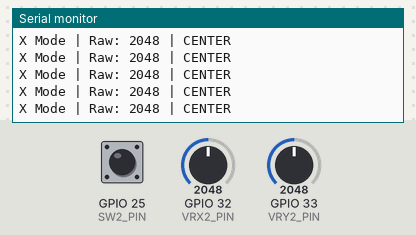
A sketch run on a simulated ESP32. On the bench: the last lines printed to the serial monitor. Inputs (shaded band) come from the test bench; at power-on: GPIO 32 (VRX2_PIN) = 2048, GPIO 33 (VRY2_PIN) = 2048, GPIO 25 (SW2_PIN) HIGH.

Above: at 1.2 s.
1.3 s: GPIO 32 (VRX2_PIN) set to 2255
At 1.44 s:
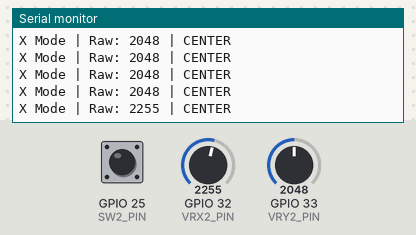
2.8 s: GPIO 32 (VRX2_PIN) set to 2333
At 3.01 s:
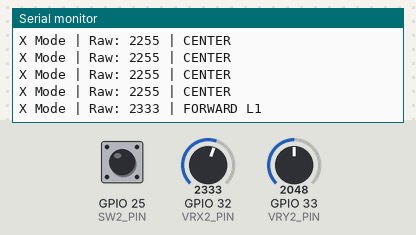
6.4 s: GPIO 33 (VRY2_PIN) set to 1533
At 6.5 s:
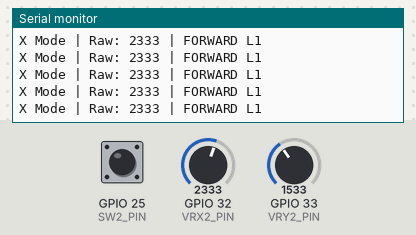

Measured:
- the behaviour switches between 2299 and 2300 on GPIO 32 (VRX2_PIN) (found by bisection; images 1 and 2)
- after the input at 1.3 s, the serial monitor: prints a new line at once (image 1)
- after the input at 2.8 s, the serial monitor: prints a new line after 0.09 s (image 2)

The sketch:

Joysticks_claw.ino
```cpp
// -------- JOYSTICK 2 PINS --------
const int VRX2_PIN = 32;
const int VRY2_PIN = 33;
const int SW2_PIN  = 25;

// -------- STATES --------
enum XState {
  BACKWARD_L2 = -2,
  BACKWARD_L1 = -1,
  CENTER_X    = 0,
  FORWARD_L1  = 1,
  FORWARD_L2  = 2
};

enum Y3State {
  CLOSE    = -1,
  CENTER_Y = 0,
  OPEN     = 1
};

// -------- MODE --------
bool mode = 0; // 0 = X mode, 1 = Y mode

// -------- DEBOUNCE VARIABLES --------
bool lastStableState = HIGH;
bool lastReading = HIGH;
unsigned long lastDebounceTime = 0;
const int debounceDelay = 50;

// -------- X AXIS (5 LEVELS) --------
XState getXState(int value) {
  if (value < 1000) return BACKWARD_L2;
  else if (value < 1500) return BACKWARD_L1;
  else if (value < 2300) return CENTER_X;
  else if (value < 3500) return FORWARD_L1;
  else return FORWARD_L2;
}

// -------- Y AXIS (3 STATES) --------
Y3State getY3State(int value) {
  if (value < 1500) return CLOSE;
  else if (value < 2600) return CENTER_Y;
  else return OPEN;
}

// -------- BUTTON HANDLER --------
void handleButton() {
  bool reading = digitalRead(SW2_PIN);

  if (reading != lastReading) {
    lastDebounceTime = millis();
  }

  if ((millis() - lastDebounceTime) > debounceDelay) {
    if (reading != lastStableState) {
      lastStableState = reading;

      // Detect press (HIGH → LOW)
      if (lastStableState == LOW) {
        mode = !mode;
        Serial.print("Mode Changed to: ");
        Serial.println(mode == 0 ? "X MODE" : "Y MODE");
      }
    }
  }

  lastReading = reading;
}

// -------- SETUP --------
void setup() {
  Serial.begin(115200);

  pinMode(SW2_PIN, INPUT_PULLUP);
  analogSetAttenuation(ADC_11db); // full ADC range

  Serial.println("System Ready...");
}

// -------- LOOP --------
void loop() {

  // Handle button press
  handleButton();

  int xValue = analogRead(VRX2_PIN);
  int yValue = analogRead(VRY2_PIN);

  // -------- MODE 0 → X CONTROL --------
  if (mode == 0) {
    XState xState = getXState(xValue);

    Serial.print("X Mode | Raw: ");
    Serial.print(xValue);
    Serial.print(" | ");

    switch (xState) {
      case BACKWARD_L2: Serial.println("BACKWARD L2"); break;
      case BACKWARD_L1: Serial.println("BACKWARD L1"); break;
      case CENTER_X:    Serial.println("CENTER"); break;
      case FORWARD_L1:  Serial.println("FORWARD L1"); break;
      case FORWARD_L2:  Serial.println("FORWARD L2"); break;
    }
  }

  // -------- MODE 1 → Y CONTROL --------
  else {
    Y3State yState = getY3State(yValue);

    Serial.print("Y Mode | Raw: ");
    Serial.print(yValue);
    Serial.print(" | ");

    switch (yState) {
      case CLOSE:    Serial.println("CLOSE"); break;
      case CENTER_Y: Serial.println("CENTER"); break;
      case OPEN:     Serial.println("OPEN"); break;
    }
  }

  delay(120);
}
```
